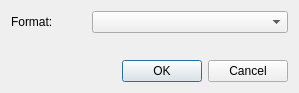
<?xml version="1.0" encoding="UTF-8"?>
<ui version="4.0">
 <class>ZEMLEditorFormatSelector</class>
 <widget class="QDialog" name="ZEMLEditorFormatSelector">
  <property name="geometry">
   <rect>
    <x>0</x>
    <y>0</y>
    <width>299</width>
    <height>93</height>
   </rect>
  </property>
  <property name="windowTitle">
   <string>Select ZEML Format</string>
  </property>
  <layout class="QVBoxLayout" name="verticalLayout">
   <item>
    <layout class="QHBoxLayout" name="horizontalLayout">
     <item>
      <widget class="QLabel" name="label1">
       <property name="maximumSize">
        <size>
         <width>75</width>
         <height>16777215</height>
        </size>
       </property>
       <property name="text">
        <string>Format:</string>
       </property>
      </widget>
     </item>
     <item>
      <widget class="QComboBox" name="cmbFormats"/>
     </item>
    </layout>
   </item>
   <item>
    <spacer name="verticalSpacer">
     <property name="orientation">
      <enum>Qt::Vertical</enum>
     </property>
     <property name="sizeHint" stdset="0">
      <size>
       <width>20</width>
       <height>40</height>
      </size>
     </property>
    </spacer>
   </item>
   <item>
    <widget class="QDialogButtonBox" name="buttonBox">
     <property name="orientation">
      <enum>Qt::Horizontal</enum>
     </property>
     <property name="standardButtons">
      <set>QDialogButtonBox::Cancel|QDialogButtonBox::Ok</set>
     </property>
    </widget>
   </item>
  </layout>
 </widget>
 <resources/>
 <connections>
  <connection>
   <sender>buttonBox</sender>
   <signal>accepted()</signal>
   <receiver>ZEMLEditorFormatSelector</receiver>
   <slot>accept()</slot>
   <hints>
    <hint type="sourcelabel">
     <x>248</x>
     <y>254</y>
    </hint>
    <hint type="destinationlabel">
     <x>157</x>
     <y>274</y>
    </hint>
   </hints>
  </connection>
  <connection>
   <sender>buttonBox</sender>
   <signal>rejected()</signal>
   <receiver>ZEMLEditorFormatSelector</receiver>
   <slot>reject()</slot>
   <hints>
    <hint type="sourcelabel">
     <x>316</x>
     <y>260</y>
    </hint>
    <hint type="destinationlabel">
     <x>286</x>
     <y>274</y>
    </hint>
   </hints>
  </connection>
 </connections>
</ui>
